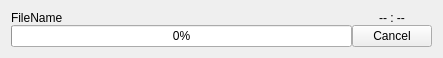
<?xml version="1.0" encoding="UTF-8"?>
<ui version="4.0">
 <class>FrmProgressBar</class>
 <widget class="QWidget" name="FrmProgressBar">
  <property name="geometry">
   <rect>
    <x>0</x>
    <y>0</y>
    <width>443</width>
    <height>57</height>
   </rect>
  </property>
  <property name="windowTitle">
   <string>Form</string>
  </property>
  <layout class="QVBoxLayout" name="verticalLayout_3">
   <item>
    <layout class="QHBoxLayout" name="horizontalLayout">
     <property name="spacing">
      <number>0</number>
     </property>
     <item>
      <layout class="QVBoxLayout" name="verticalLayout">
       <item>
        <widget class="QLabel" name="labelFileName">
         <property name="text">
          <string>FileName</string>
         </property>
        </widget>
       </item>
       <item>
        <widget class="QProgressBar" name="barProgress">
         <property name="value">
          <number>0</number>
         </property>
         <property name="format">
          <string>%p%</string>
         </property>
        </widget>
       </item>
      </layout>
     </item>
     <item>
      <layout class="QVBoxLayout" name="verticalLayout_2">
       <item>
        <widget class="QLabel" name="labelTime">
         <property name="text">
          <string>-- : --</string>
         </property>
         <property name="alignment">
          <set>Qt::AlignCenter</set>
         </property>
        </widget>
       </item>
       <item>
        <widget class="QPushButton" name="btnCancel">
         <property name="text">
          <string>Cancel</string>
         </property>
        </widget>
       </item>
      </layout>
     </item>
    </layout>
   </item>
  </layout>
 </widget>
 <resources/>
 <connections/>
</ui>
